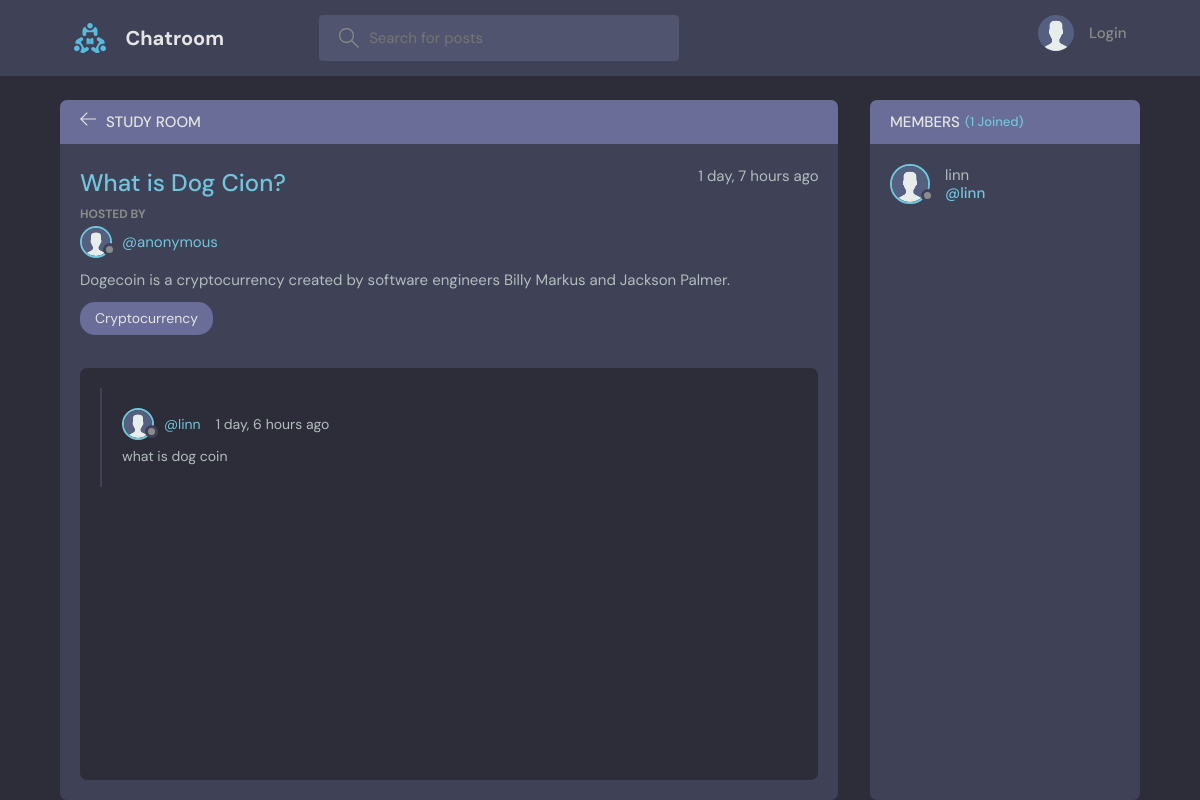
The app's page /room/4, older data.
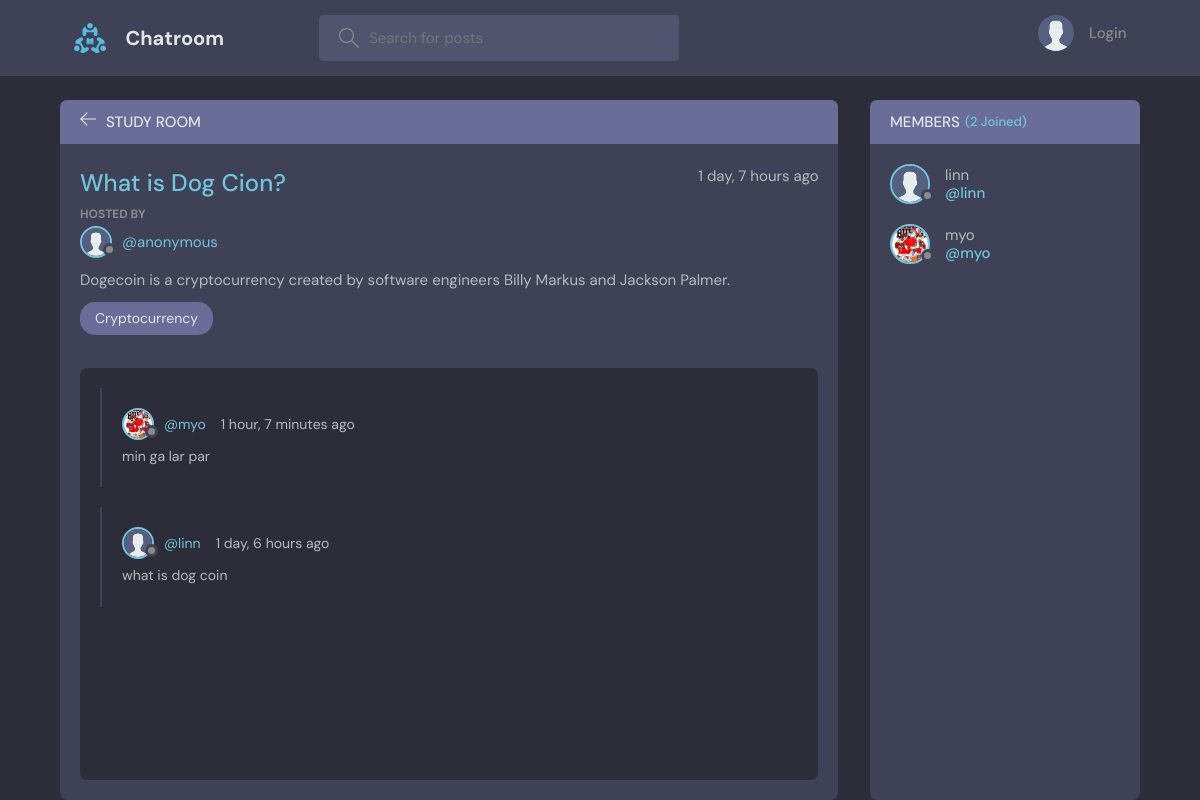
The same page, newer data.
### chatroom/models.py (models this page shows, shortened)
class Message(models.Model):
    user = models.ForeignKey(CustomUser, related_name='usermessage', on_delete=models.CASCADE)
    room = models.ForeignKey(Room, related_name='roommessage', on_delete=models.CASCADE)
    comment = models.TextField()
    updated = models.DateTimeField(auto_now=True)
    created = models.DateTimeField(auto_now_add=True)
    class Meta:
        ordering = ['-updated', '-created']

class CustomUser(AbstractBaseUser, PermissionsMixin):
    email = models.EmailField(blank=True, default='', unique=True)
    name = models.CharField(max_length=250, blank=True,)
    user_bio = models.TextField(blank=True, null=True)
    user_profile = models.ImageField(upload_to="userprofile", null=True, default="userprofile/avatar.svg")
    is_active = models.BooleanField(default=True)
    is_superuser = models.BooleanField(default=True)
    is_staff = models.BooleanField(default=True)
    joined_date = models.DateTimeField(default=timezone.now)
    last_login = models.DateTimeField(blank=True, null=True)
    objects = CustomUserManager()
    USERNAME_FIELD = 'email'
    EMAIL_FIELD = 'email'
    REQUIRED_FIELDS = []
    class Meta:
        verbose_name = 'User'
        verbose_name_plural = 'Users'

### chatroom/views.py (the view, shortened to what this page needs)
# urls.py: path('room/<int:id>', views.RoomPage, name = 'room'),
def RoomPage(request,id):
    room = Room.objects.get(id=id)
    room_messages = room.roommessage.all()
    members = room.members.all()
    context = {
        'room' : room,
        'room_messages' : room_messages,
        'members' : members
    }
    return render(request, 'room.html', context)

### chatroom/models.py (called while the page is built)
    def __str__(self) -> str:
        return self.name

### chatroom/templates/room.html (shortened to what this page needs)
{% extends 'main.html' %}
{% block content %}
    <main class="profile-page layout layout--2">
      <div class="container">
        <div class="room">
          <div class="room__top">
            <div class="room__topLeft">
              <a href="{%  url 'home'  %}">
                <svg version="1.1" xmlns="http://www.w3.org/2000/svg" width="32" height="32" viewBox="0 0 32 32">
                  <title>arrow-left</title>
                  <path
                    d="M13.723 2.286l-13.723 13.714 13.719 13.714 1.616-1.611-10.96-10.96h27.625v-2.286h-27.625l10.965-10.965-1.616-1.607z"
                  ></path>
                </svg>
              </a>
              <h3>Study Room</h3>
            </div>
          </div>
          <div class="room__box scroll">
            <div class="room__header scroll">
              <div class="room__info">
                <h3>{{ room.name }}</h3>
                <span>{{ room.created|timesince }} ago</span>
              </div>
              <div class="room__hosted">
                <p>Hosted By</p>
                <a href="{% url 'userprofile' room.host.id %}" class="room__author">
                  <div class="avatar avatar--small">
                    <img src="{{ room.host.user_profile.url }}" />
                  </div>
                  <span>
                  {% if room.host.name %}
                    @{{ room.host.name }}
                  {% else %}
                    @anonymous
                  {% endif %}
                  </span>
                </a>
              </div>
              <div class="room__details">
                {{ room.description }}
              </div>
              <span class="room__topics">{{ room.topic }}</span>
            </div>
            <div class="room__conversation">
              <div class="threads scroll">
                {% for message in room_messages %}
                <div class="thread">
                  <div class="thread__top">
                    <div class="thread__author">
                      <a href="{% url 'userprofile' message.user.id %}" class="thread__authorInfo">
                        <div class="avatar avatar--small">
                          <img src="{{ message.user.user_profile.url }}" />
                        </div>
                        <span>
                          {% if message.user.name %}
                            @{{ message.user.name }}
                          {% else %}
                            @anonymous
                          {% endif %}
                        </span>
                      </a>
                      <span class="thread__date">{{ message.created|timesince }} ago</span>
                    </div>
                  </div>
                  <div class="thread__details">
                    {{ message.comment }}
                  </div>
                </div>
                {% endfor %}
              </div>
            </div>
          </div>
        </div>
        <div class="participants">
          <h3 class="participants__top">Members <span>({{ members.count }} Joined)</span></h3>
          <div class="participants__list scroll">
          {% for member in members %}
            <a href="{% url 'userprofile' member.id %}" class="participant">
              <div class="avatar avatar--medium">
                <img src="{{ member.user_profile.url }}" />
              </div>
              <p>
                {% if member.name %}
                  {{member.name}}
                  <span>@{{member.name}}</span>
                {% else %}
                  anonymous
                  <span>@anonymous</span>
                {% endif %}
              </p>
            </a>
          {% endfor %}
          </div>
        </div>
      </div>
    </main>
{% endblock %}

Row changes from the older to the newer data that the page shows:
added Message: user.user_profile (picture), user.name "myo", created "1 hour, 7 minutes", comment "min ga lar par"
added CustomUser: user_profile (picture), name "myo"
Text that changed along with them:
{{ members.count }}: "1" → "2"
